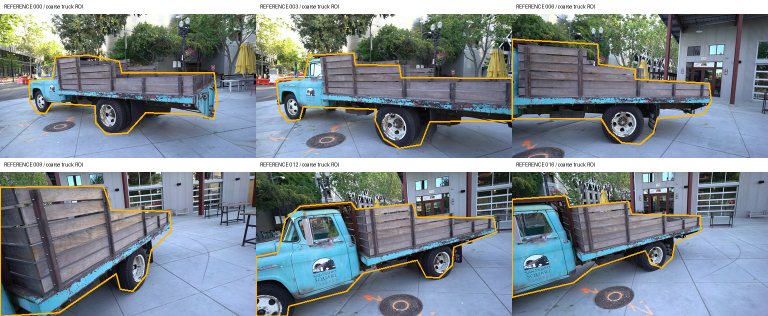
#> input picture outputs/truck_evidence_preflight_20261110/references.png, 1536 x 632 px (shown at 1/2 size)
$ python -i run_truck_evidence_preflight.py   (imports and definitions only)
#> lines starting #> are read from the running program, lines starting #| are printed output that depends on the picture
import argparse
import hashlib
import itertools
import json
import time
from pathlib import Path

import cv2
import numpy as np
from PIL import Image, ImageDraw, ImageOps


ROOT = Path(__file__).resolve().parents[1]
REFERENCES = [0, 3, 6, 9, 12, 16]
DEVELOPMENT = [1, 5, 11]
EVALUATION = [2, 4, 7, 10, 14, 15]
POLYGONS = {
    0: [[58, 133], [105, 128], [110, 85], [176, 82], [238, 94], [243, 117], [428, 117], [434, 174], [427, 210], [391, 200], [291, 197], [254, 238], [213, 240], [191, 217], [190, 183], [104, 178], [91, 198], [75, 198], [59, 174]],
    3: [[40, 132], [96, 128], [105, 82], [196, 78], [198, 101], [286, 102], [290, 127], [512, 128], [512, 213], [347, 215], [329, 261], [286, 268], [255, 249], [238, 213], [240, 190], [94, 185], [87, 211], [62, 213], [47, 193]],
    6: [[0, 50], [171, 60], [173, 100], [246, 110], [246, 130], [394, 138], [398, 174], [383, 199], [290, 209], [282, 238], [256, 260], [219, 257], [194, 235], [178, 209], [0, 209]],
    9: [[0, 30], [206, 28], [223, 76], [339, 78], [342, 118], [302, 156], [292, 206], [265, 238], [240, 234], [232, 203], [118, 281], [0, 288]],
    12: [[0, 169], [44, 160], [58, 95], [88, 68], [190, 60], [200, 74], [312, 63], [322, 90], [475, 91], [480, 120], [395, 150], [392, 186], [366, 211], [340, 210], [322, 176], [214, 202], [181, 238], [65, 268], [62, 288], [0, 288]],
    16: [[0, 54], [107, 47], [114, 70], [232, 58], [239, 84], [376, 87], [377, 117], [325, 142], [320, 171], [299, 191], [280, 184], [266, 157], [159, 193], [123, 221], [0, 250]],
}


def write_json(path, data):
    path.write_text(json.dumps(data, ensure_ascii=False, indent=2), encoding="utf-8")


# [8 lines left out: function sheet, not called in this run]


def load_image(path):
    source = ImageOps.exif_transpose(Image.open(path)).convert("RGB")
#> source is the input picture: PIL image 1536x632 RGB; mean R, G, B 125.5, 136, 143.1
    width, height = source.size
#> width = 1536; height = 632
    scale = max(1024 / width, 576 / height)
#> scale = 0.911
    source = source.resize((max(1024, int(width * scale)), max(576, int(height * scale))), Image.Resampling.LANCZOS)
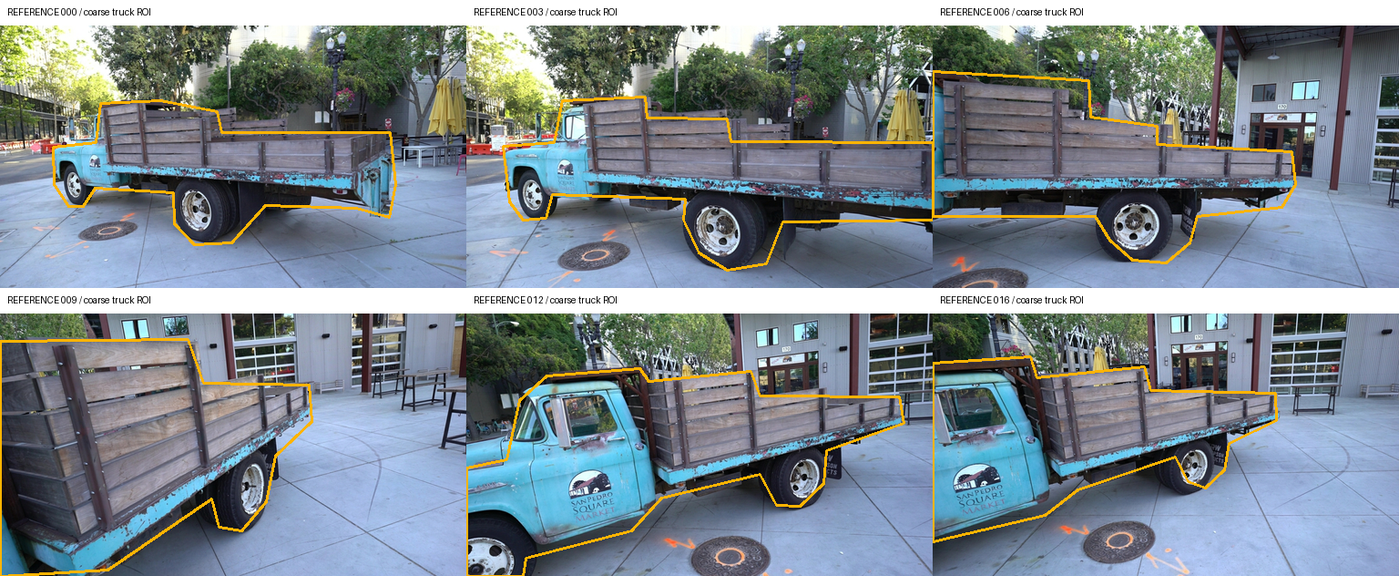
#> source: PIL image 1399x576 RGB; mean R, G, B 125.2, 135.8, 143
    source = ImageOps.fit(source, (1024, 576), Image.Resampling.BICUBIC)
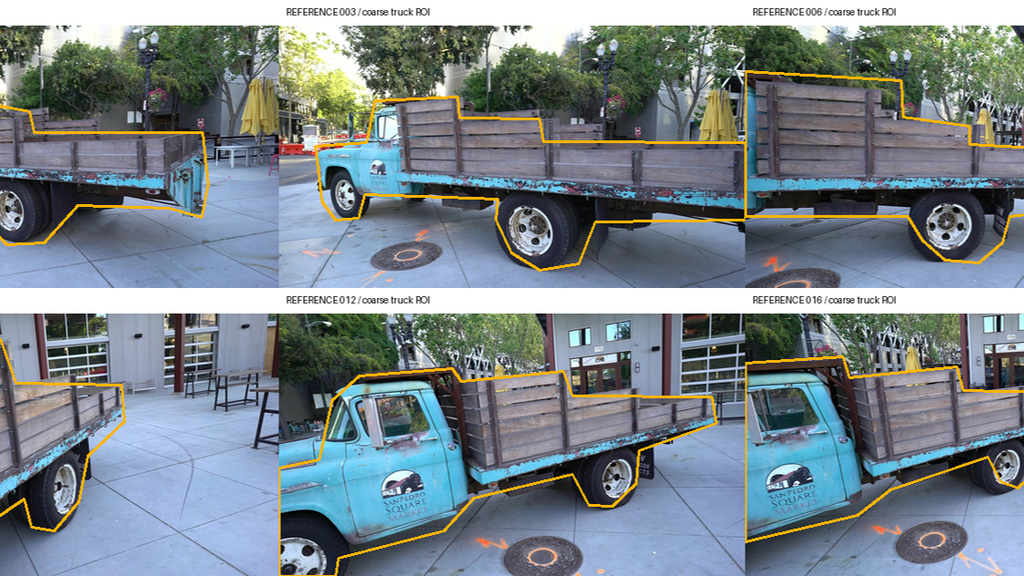
#> source: PIL image 1024x576 RGB; mean R, G, B 122.2, 133.3, 139.4
    return np.array(source.resize((512, 288), Image.Resampling.LANCZOS))
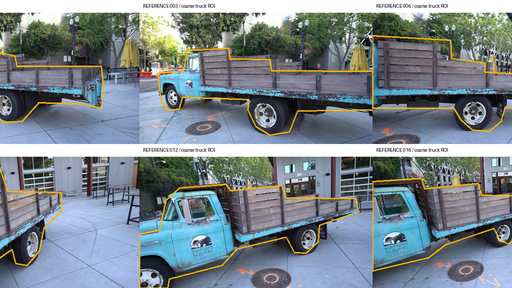
#> returned value: shape (288, 512, 3); mean of channels 0, 1, 2 122.1, 133.3, 139.4; drawn as R, G, B


# [225 lines left out: functions project, sparse_geometry, dense_geometry, render, main, not called in this run]


# [2 lines not run here, left out]

>>> result = load_image('../outputs/truck_evidence_preflight_20261110/references.png')

$ run again, on code/skydiffusion/img/pipeline.jpg
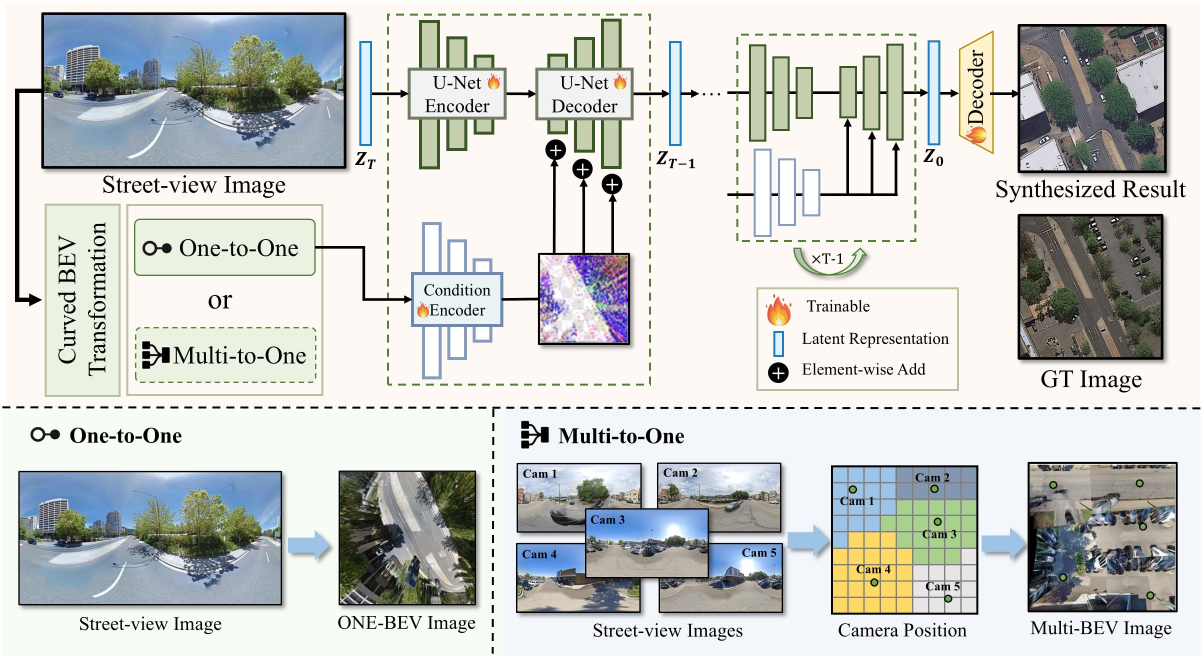
#> input picture code/skydiffusion/img/pipeline.jpg, 3611 x 1967 px (shown at 1/3 size)
#> in load_image, source is the input picture: PIL image 3611x1967 RGB; mean R, G, B 200.8, 203.2, 200.7
#> in load_image, `source = ImageOps.fit(source, (1024, 576), Image.Resampling.BICUBIC)`:
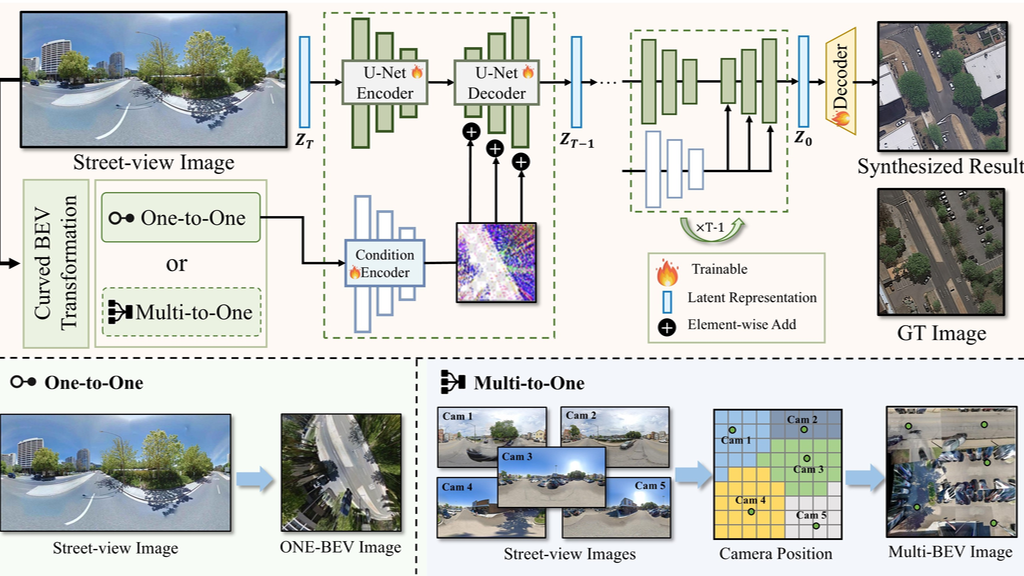
#> source: PIL image 1024x576 RGB; mean R, G, B 199.4, 202, 199.5
#> in load_image, `return np.array(source.resize((512, 288), Image.Resampling.LANCZOS))`:
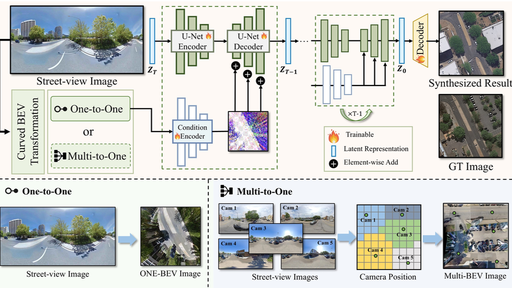
#> returned value: shape (288, 512, 3); mean of channels 0, 1, 2 198.9, 201.7, 199.3; drawn as R, G, B

$ run again, on sample_augmentation/ZeroNVS/motorcycle.png
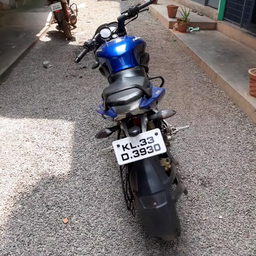
#> input picture sample_augmentation/ZeroNVS/motorcycle.png, 256 x 256 px
#> in load_image, source is the input picture: PIL image 256x256 RGB; mean R, G, B 128, 121.5, 121.8
#> in load_image, `source = source.resize((max(1024, int(width * scale)), max(576, int(he..`:
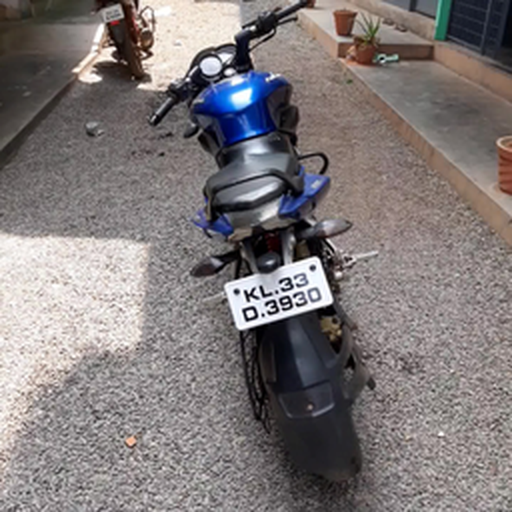
#> source: PIL image 1024x1024 RGB (shown at 1/2 size); mean R, G, B 128, 121.5, 121.8
#> in load_image, `source = ImageOps.fit(source, (1024, 576), Image.Resampling.BICUBIC)`:
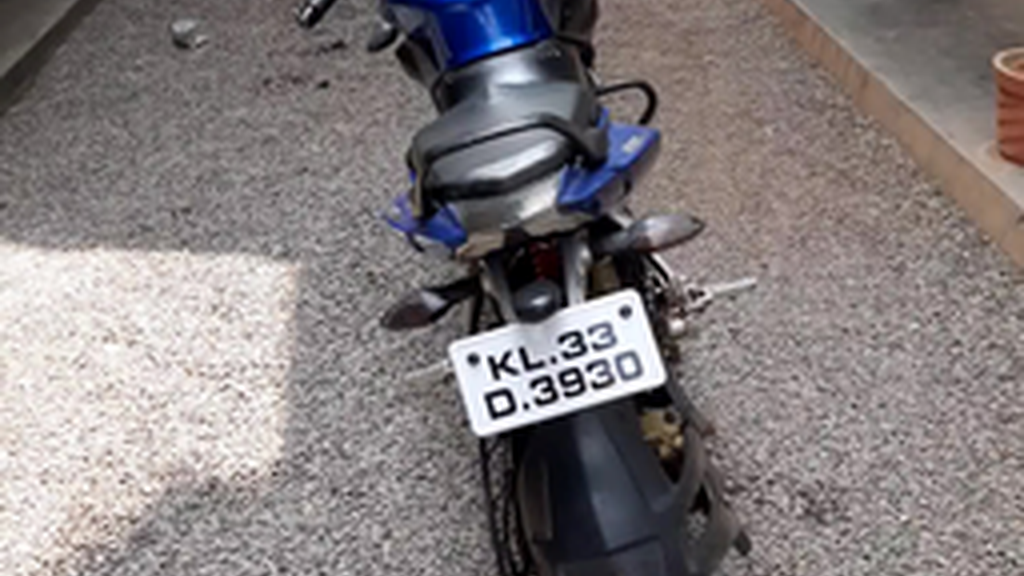
#> source: PIL image 1024x576 RGB; mean R, G, B 132.8, 126.2, 127
